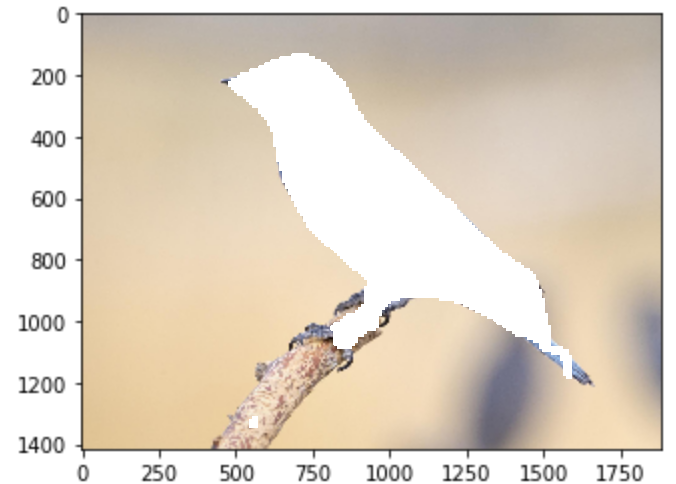
#> input picture diffusion/img/s_bird.png, 676 x 484 px, found by its file name
$ python cv2_inpainting.py
#> lines starting #> are read from the running program, lines starting #| are printed output that depends on the picture; after the words box and inside, x2 and y2 are one past the last pixel; in counts of white or black regions, pixels touching at a corner belong together
import numpy as np
import cv2 as cv2 # opencv computer vision library
from skimage import io # for io.imread


img = cv2.imread( 'diffusion/img/s_bird.png')
#> img is the input picture: shape (484, 676, 3); mean B, G, R 196.8, 212.1, 223.7
mask = cv2.imread('diffusion/img/s_bird_mask.png', 0)
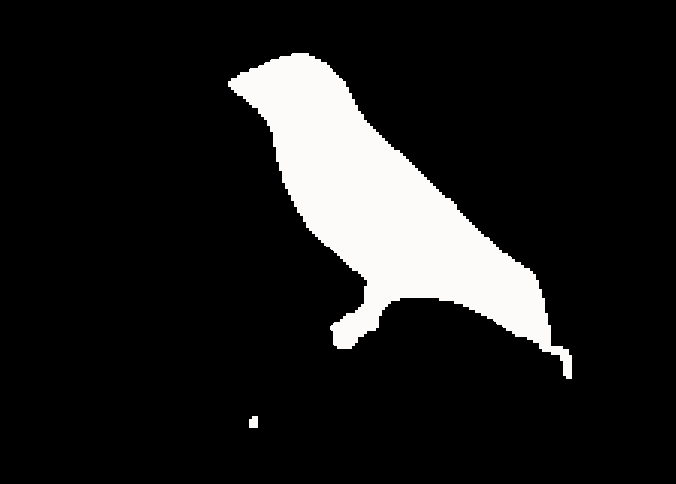
#> input picture diffusion/img/s_bird_mask.png, 676 x 484 px, found by its file name
#> mask: shape (484, 676); values 0 (black) and 250 (white), 11.6% white; 2 white regions, box (x1, y1, x2, y2) and area: (228, 53, 572, 379) 37983, (249, 416, 258, 428) 99
mask = cv2.resize(mask, (img.shape[1], img.shape[0]))

output = cv2.inpaint(img, mask, 3, cv2.INPAINT_TELEA)
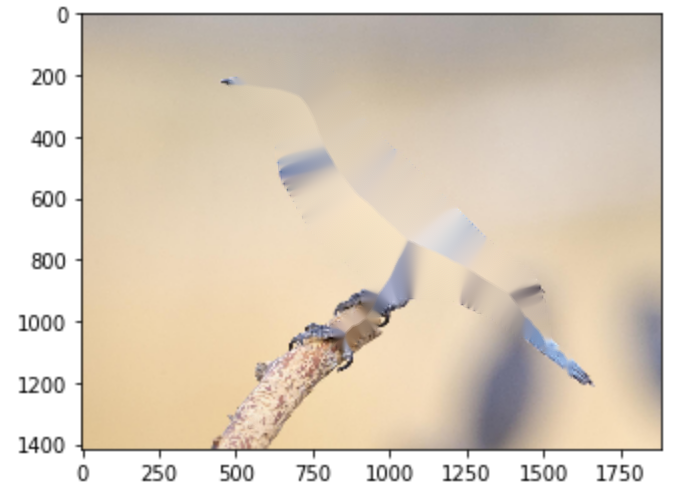
#> output: shape (484, 676, 3); mean B, G, R 188.4, 205.7, 218.8

cv2.imshow('image with white holes', img)
cv2.imshow('image post inpainting cv2', output)
cv2.waitKey(0)
cv2.destroyAllWindows()
cv2.waitKey(1)
